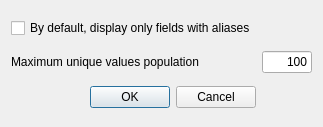
<?xml version="1.0" encoding="UTF-8"?>
<ui version="4.0">
 <class>settings</class>
 <widget class="QDialog" name="settings">
  <property name="geometry">
   <rect>
    <x>0</x>
    <y>0</y>
    <width>323</width>
    <height>127</height>
   </rect>
  </property>
  <property name="windowTitle">
   <string>qSearch :: settings</string>
  </property>
  <layout class="QGridLayout" name="gridLayout">
   <item row="0" column="0" colspan="2">
    <widget class="QCheckBox" name="aliasBox">
     <property name="acceptDrops">
      <bool>false</bool>
     </property>
     <property name="text">
      <string>By default, display only fields with aliases</string>
     </property>
    </widget>
   </item>
   <item row="1" column="0">
    <widget class="QLabel" name="label">
     <property name="text">
      <string>Maximum unique values population</string>
     </property>
     <property name="wordWrap">
      <bool>true</bool>
     </property>
    </widget>
   </item>
   <item row="4" column="0">
    <widget class="QDialogButtonBox" name="buttonBox">
     <property name="orientation">
      <enum>Qt::Horizontal</enum>
     </property>
     <property name="standardButtons">
      <set>QDialogButtonBox::Cancel|QDialogButtonBox::Ok</set>
     </property>
    </widget>
   </item>
   <item row="1" column="1">
    <widget class="QLineEdit" name="maxUnique">
     <property name="maximumSize">
      <size>
       <width>50</width>
       <height>16777215</height>
      </size>
     </property>
     <property name="layoutDirection">
      <enum>Qt::LeftToRight</enum>
     </property>
     <property name="text">
      <string>100</string>
     </property>
     <property name="alignment">
      <set>Qt::AlignRight|Qt::AlignTrailing|Qt::AlignVCenter</set>
     </property>
    </widget>
   </item>
  </layout>
 </widget>
 <resources/>
 <connections>
  <connection>
   <sender>buttonBox</sender>
   <signal>accepted()</signal>
   <receiver>settings</receiver>
   <slot>accept()</slot>
   <hints>
    <hint type="sourcelabel">
     <x>248</x>
     <y>254</y>
    </hint>
    <hint type="destinationlabel">
     <x>157</x>
     <y>274</y>
    </hint>
   </hints>
  </connection>
  <connection>
   <sender>buttonBox</sender>
   <signal>rejected()</signal>
   <receiver>settings</receiver>
   <slot>reject()</slot>
   <hints>
    <hint type="sourcelabel">
     <x>316</x>
     <y>260</y>
    </hint>
    <hint type="destinationlabel">
     <x>286</x>
     <y>274</y>
    </hint>
   </hints>
  </connection>
 </connections>
</ui>
